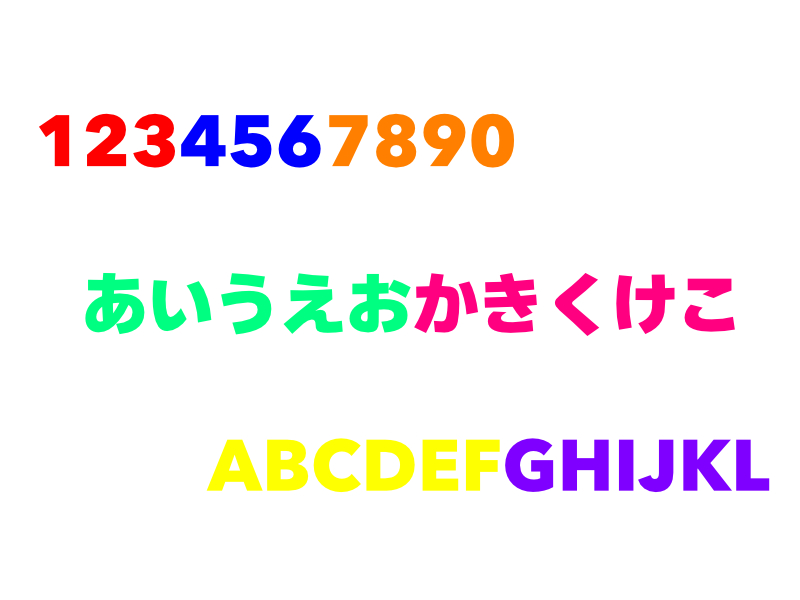
#> input picture fig/12-6-ex.jpg, 800 x 600 px, found by its file name
$ jupyter execute 2024-12-06-ans.ipynb
#> lines starting #> are read from the running program, lines starting #| are printed output that depends on the picture; after the words box and inside, x2 and y2 are one past the last pixel; in counts of white or black regions, pixels touching at a corner belong together
### 演習
- 以下の画像(12-6-ex.jpg)に対して，各処理を行うプログラムを書きなさい

1. 画素値を色彩，彩度，明度に変換し，色彩，彩度，明度のヒストグラムを作成する

[cell 1]
import cv2
import matplotlib.pyplot as plt
image = cv2.imread('12-6-ex.jpg')
#> image is the input picture: shape (600, 800, 3); mean B, G, R 240.9, 241, 245.9
image = cv2.cvtColor(image, cv2.COLOR_BGR2HSV) # BGR → HSV
#> image: shape (600, 800, 3); mean H, S, V 9.5, 24.9, 255

# HSV形式なので
hue = image[:,:,0]
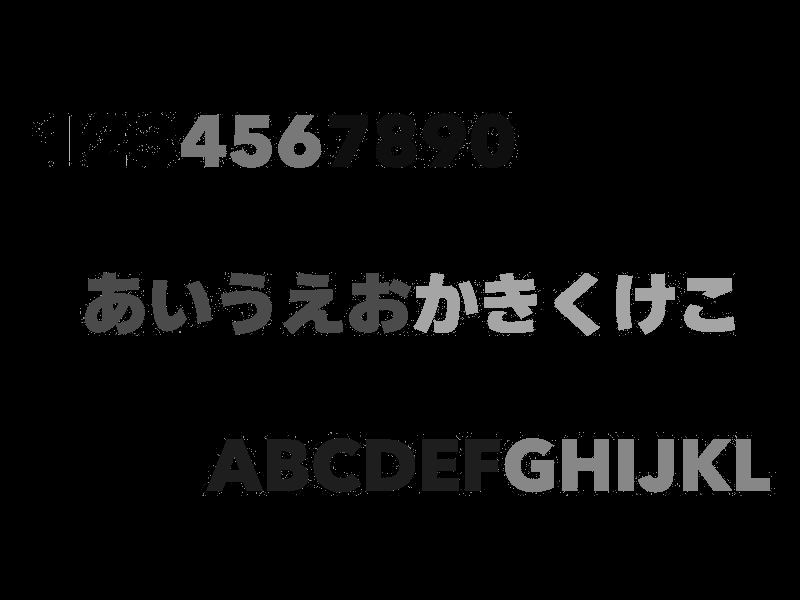
#> hue: shape (600, 800); min 0, max 179, mean 9.5
saturation = image[:,:,1]
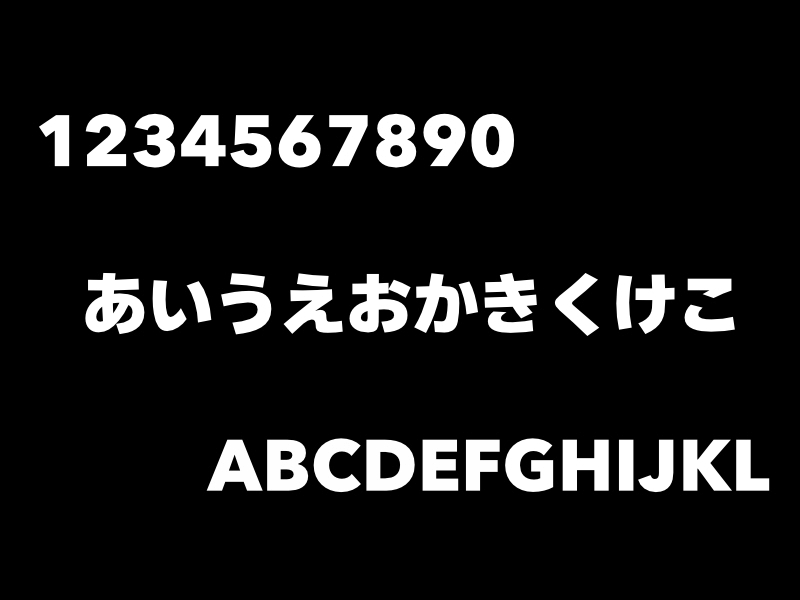
#> saturation: shape (600, 800); min 0, max 255, mean 24.9
value = image[:,:,2]

plt.figure(figsize=(12, 12)) # 横10インチ，縦8インチ
plt.subplot(321)
plt.title('Hue')
plt.gray()
plt.imshow(hue)

plt.subplot(322)
hue_hist = cv2.calcHist([hue], [0], None, [256], [0,256])
#> hue_hist = 256 values, max 429503 at index 0, min 0 at index 4, mean 1875
plt.xlim(0, 180)
plt.title('Hue Histogram')
plt.plot(hue_hist)

plt.subplot(323)
plt.title('Saturation')
plt.gray()
plt.imshow(saturation)

plt.subplot(324)
saturation_hist = cv2.calcHist([saturation], [0], None, [256], [0,256])
#> saturation_hist = 256 values, max 425701 at index 0, min 5 at index 79, mean 1875
plt.title('Saturation Histogram')
plt.plot(saturation_hist)

plt.subplot(325)
plt.title('Value')
plt.gray()
plt.imshow(value)

plt.subplot(326)
value_hist = cv2.calcHist([value], [0], None, [256], [0,256])
#> value_hist = 256 values from 0 to 462027
plt.title('Value Histogram')
plt.plot(value_hist)

plt.show()
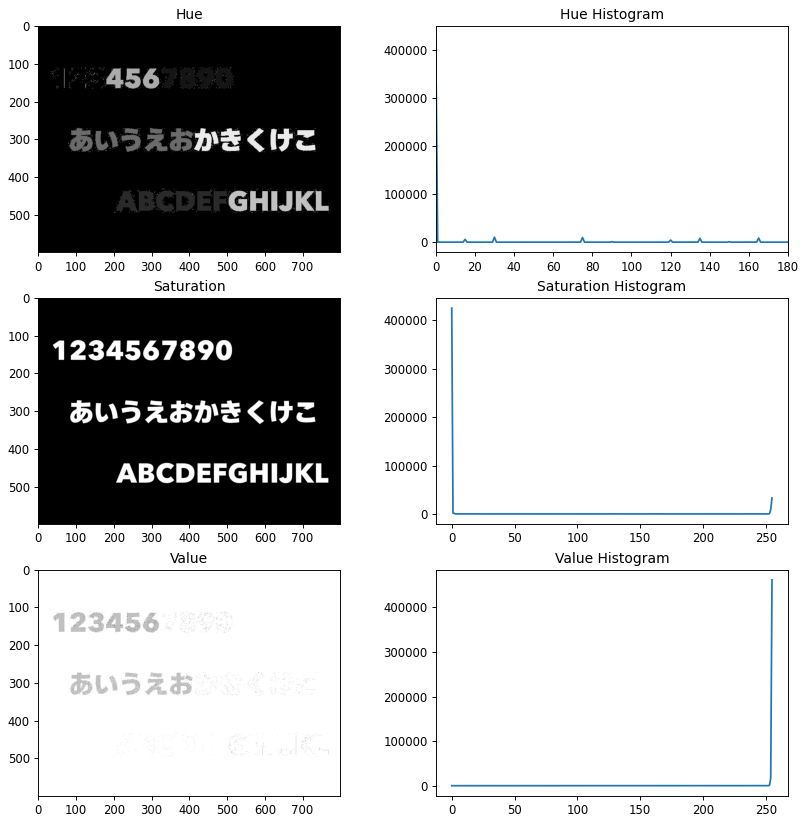
#> figure drawn by matplotlib, 6 panels; panel 2: curve peaks at x = 0, y = 429503; panel 4: curve peaks at x = 0, y = 425701; panel 6: curve peaks at x = 255, y = 462027

2. 緑色だけを抽出し，「あいうえお」だけを抽出し，表示する

[cell 2]
import cv2
import numpy as np
import matplotlib.pyplot as plt
image = cv2.imread('12-6-ex.jpg')
image = cv2.cvtColor(image, cv2.COLOR_BGR2HSV) # BGR → HSV

# 問1のHUEのヒストグラム結果からある程度の値を推測できる
min = np.array([75, 50, 50], np.uint8)
max = np.array([80, 255, 255], np.uint8)
mask = cv2.inRange(image, min, max)
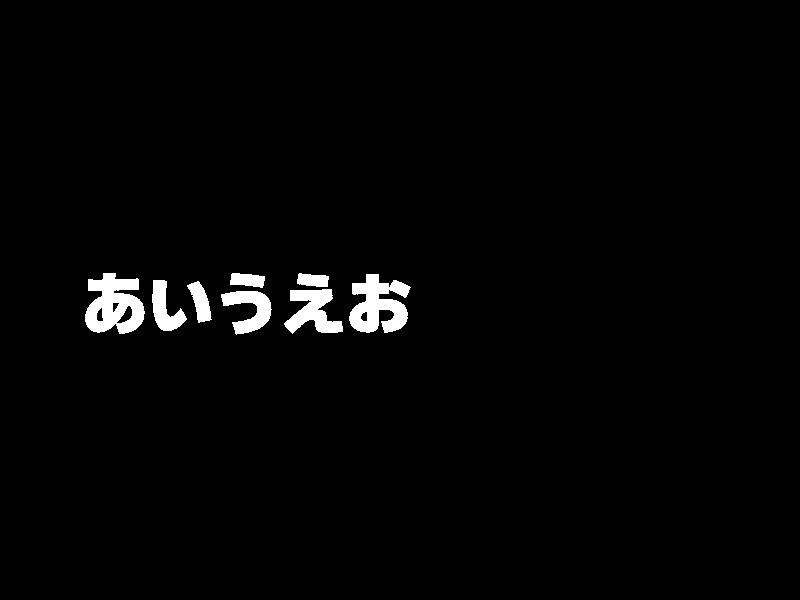
#> mask: shape (600, 800); 2% white; 8 white regions, largest, box (x1, y1, x2, y2) and area: (85, 273, 145, 334) 2416, (349, 274, 411, 333) 2245, (284, 289, 343, 334) 1465

# HSVをRGBに戻す処理を行う
image = cv2.cvtColor(image, cv2.COLOR_HSV2RGB)

# マスク処理を行う
after_image = cv2.bitwise_and(image, image, mask=mask)

plt.imshow(after_image)
plt.show()

3. 黄色だけを抽出し，「ABCDEF」だけを抽出し，表示する

[cell 3]
import cv2
import numpy as np
import matplotlib.pyplot as plt
image = cv2.imread('12-6-ex.jpg')
image = cv2.cvtColor(image, cv2.COLOR_BGR2HSV) # BGR → HSV

# 問1のHUEのヒストグラム結果からある程度の値を推測できる
min = np.array([25, 50, 50], np.uint8)
max = np.array([35, 255, 255], np.uint8)
mask = cv2.inRange(image, min, max)
#> mask: shape (600, 800); 1.9% white; 6 white regions, box (x1, y1, x2, y2) and area: (366, 439, 415, 491) 1829, (267, 439, 308, 491) 1745, (207, 439, 263, 491) 1607, (422, 439, 459, 491) 1551, (313, 438, 361, 492) 1423, (466, 439, 500, 491) 1204

# HSVをRGBに戻す処理を行う
image = cv2.cvtColor(image, cv2.COLOR_HSV2RGB)

# マスク処理を行う
after_image = cv2.bitwise_and(image, image, mask=mask)

plt.imshow(after_image)
plt.show()

4. 赤色と青色を抽出し，「123456」だけを抽出し，表示する

[cell 4]
import cv2
import numpy as np
import matplotlib.pyplot as plt
image = cv2.imread('12-6-ex.jpg')
image = cv2.cvtColor(image, cv2.COLOR_BGR2HSV) # BGR → HSV

# 問1のHUEのヒストグラム結果からある程度の値を推測できる
# 赤色マスク
min = np.array([0, 50, 50], np.uint8)
max = np.array([5, 255, 255], np.uint8)
mask1 = cv2.inRange(image, min, max)
#> mask1: shape (600, 800); 0.79% white; 3 white regions, box (x1, y1, x2, y2) and area: (86, 114, 126, 166) 1438, (133, 114, 175, 168) 1412, (39, 115, 69, 166) 946

# 青色マスク
min = np.array([115, 50, 50], np.uint8)
max = np.array([125, 255, 255], np.uint8)
mask2 = cv2.inRange(image, min, max)
#> mask2: shape (600, 800); 0.9% white; 3 white regions, box (x1, y1, x2, y2) and area: (230, 115, 272, 168) 1462, (278, 115, 321, 168) 1440, (181, 115, 226, 166) 1438

# maskの統合
mask = cv2.bitwise_or(mask1, mask2)

# マスク処理を行う
image = cv2.cvtColor(image, cv2.COLOR_HSV2RGB)
after_image = cv2.bitwise_and(image, image, mask=mask)

plt.imshow(after_image)
plt.show()

5. 「7890」と「かきくけこ」と「GHIJKL」だけを抽出し，表示する

[cell 5]
import cv2
import numpy as np
import matplotlib.pyplot as plt
image = cv2.imread('12-6-ex.jpg')
image = cv2.cvtColor(image, cv2.COLOR_BGR2HSV) # BGR → HSV

# 問1のHUEのヒストグラム結果からある程度の値を推測できる
# オレンジ色マスク
min = np.array([15, 50, 50], np.uint8)
max = np.array([20, 255, 255], np.uint8)
mask1 = cv2.inRange(image, min, max)
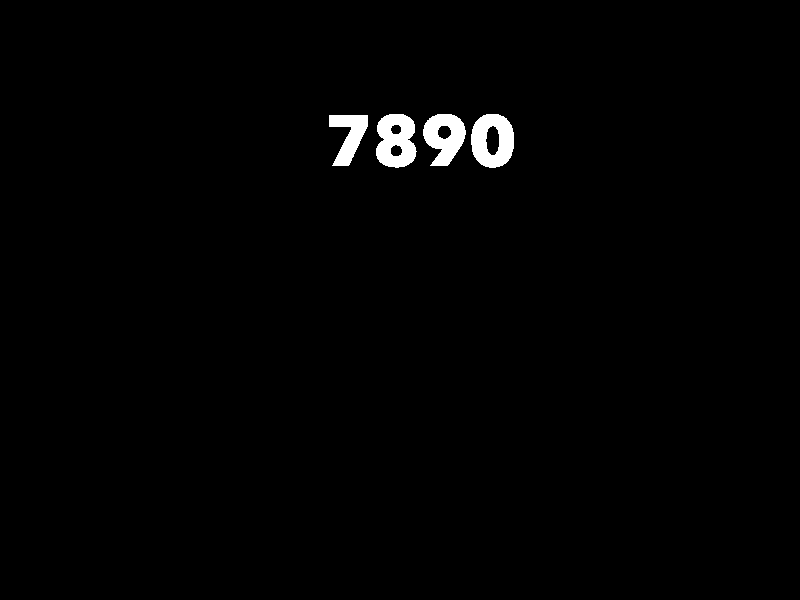
#> mask1: shape (600, 800); 1.2% white; 4 white regions, box (x1, y1, x2, y2) and area: (376, 114, 417, 168) 1616, (471, 114, 514, 168) 1616, (423, 114, 466, 166) 1422, (329, 115, 368, 166) 1104

# 紫色マスク
min = np.array([130, 50, 50], np.uint8)
max = np.array([140, 255, 255], np.uint8)
mask2 = cv2.inRange(image, min, max)
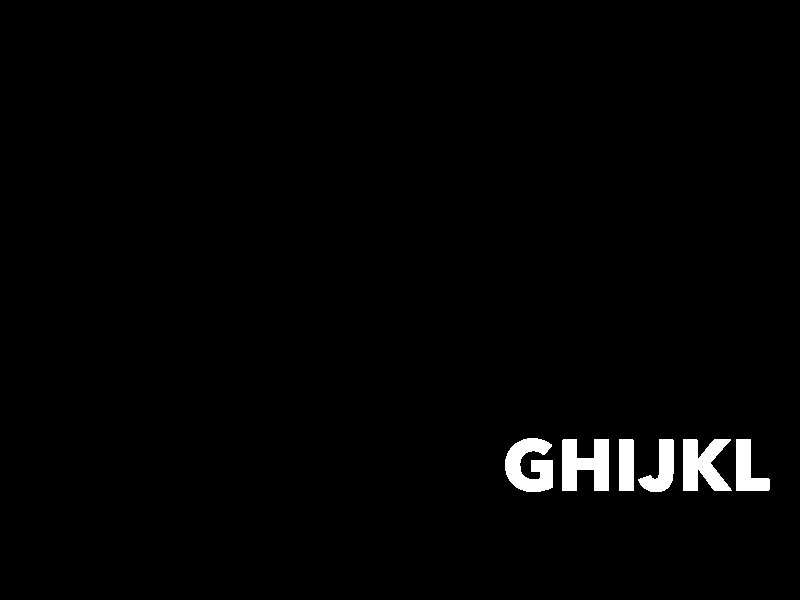
#> mask2: shape (600, 800); 1.7% white; 6 white regions, box (x1, y1, x2, y2) and area: (562, 439, 609, 491) 1763, (505, 438, 553, 492) 1751, (683, 439, 732, 491) 1669, (736, 439, 770, 491) 1025, (638, 439, 674, 492) 985, (619, 439, 634, 491) 779

# マゼンタ色マスク
min = np.array([160, 50, 50], np.uint8)
max = np.array([170, 255, 255], np.uint8)
mask3 = cv2.inRange(image, min, max)
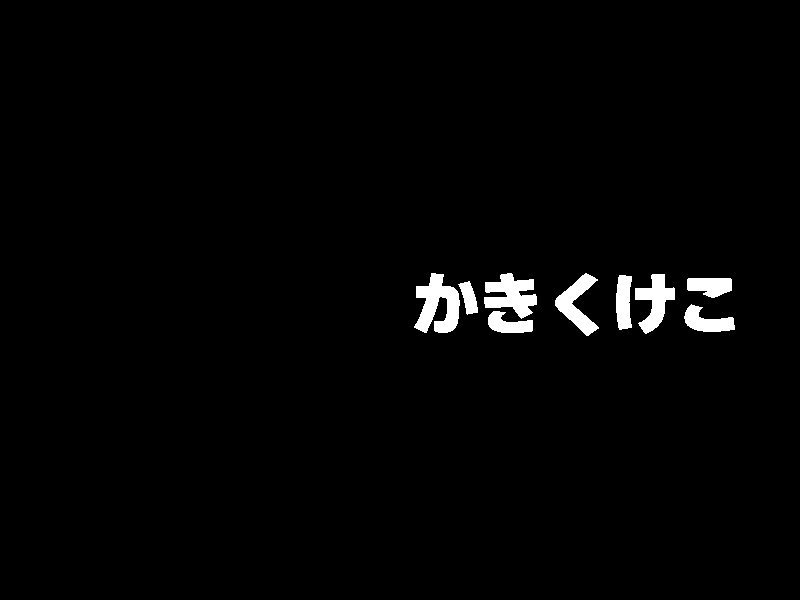
#> mask3: shape (600, 800); 1.8% white; 9 white regions, largest, box (x1, y1, x2, y2) and area: (414, 273, 460, 333) 1652, (484, 273, 537, 319) 1404, (635, 274, 675, 334) 1161


# maskの統合
mask = cv2.bitwise_or(mask1, mask2)
#> mask: shape (600, 800); 2.9% white; 10 white regions, largest, box (x1, y1, x2, y2) and area: (562, 439, 609, 491) 1763, (505, 438, 553, 492) 1751, (683, 439, 732, 491) 1669
mask = cv2.bitwise_or(mask, mask3)
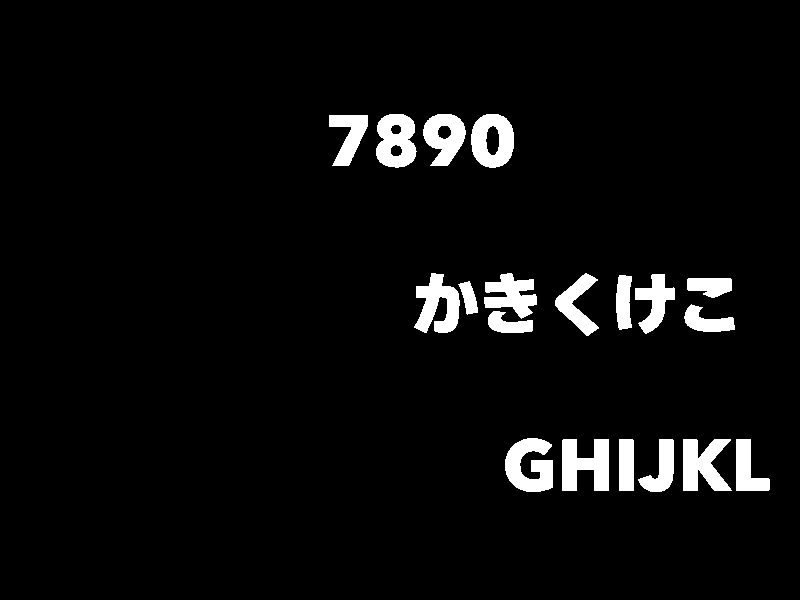
#> mask: shape (600, 800); 4.6% white; 19 white regions, largest, box (x1, y1, x2, y2) and area: (562, 439, 609, 491) 1763, (505, 438, 553, 492) 1751, (683, 439, 732, 491) 1669

# マスク処理を行う
image = cv2.cvtColor(image, cv2.COLOR_HSV2RGB)
after_image = cv2.bitwise_and(image, image, mask=mask)
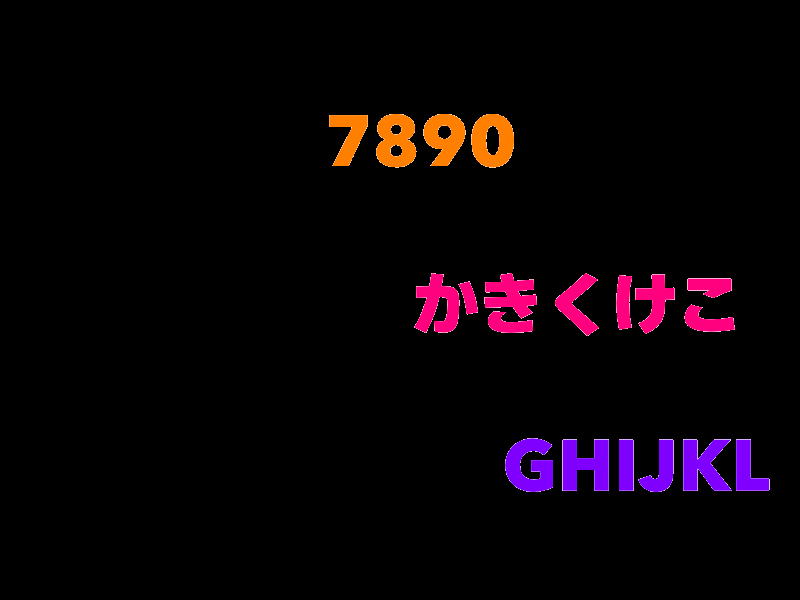
#> after_image: shape (600, 800, 3); mean R, G, B 9.8, 2.1, 6.8

plt.imshow(after_image)
plt.show()
